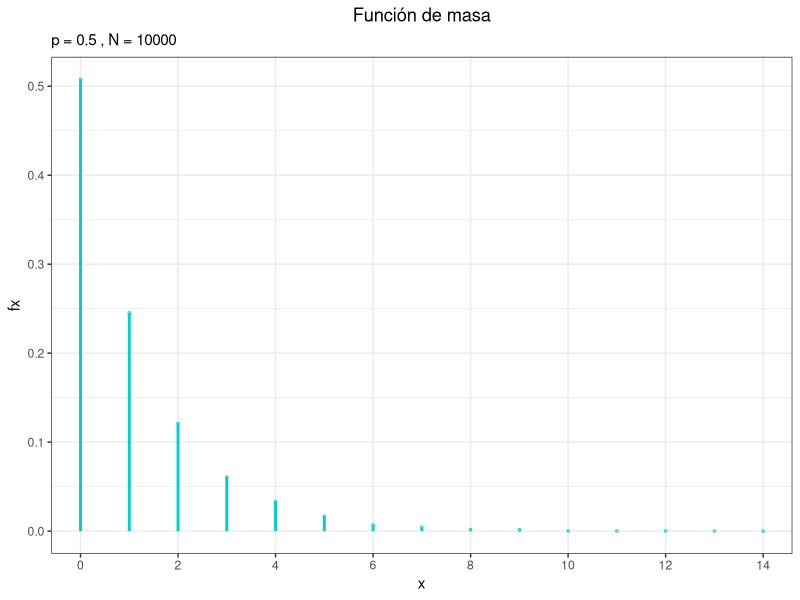
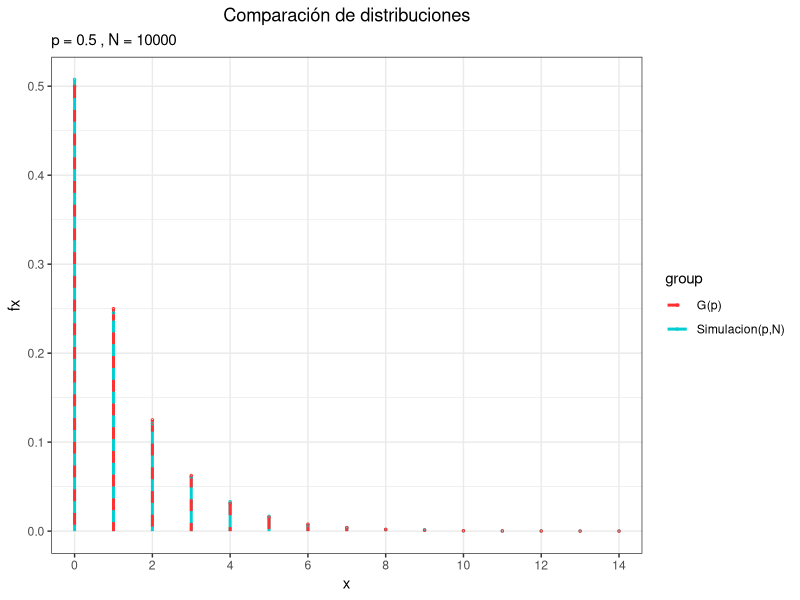
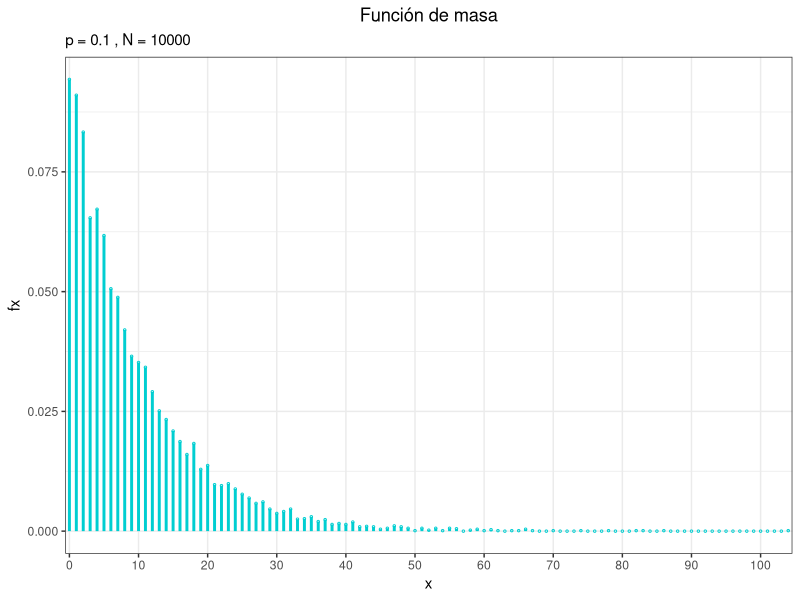
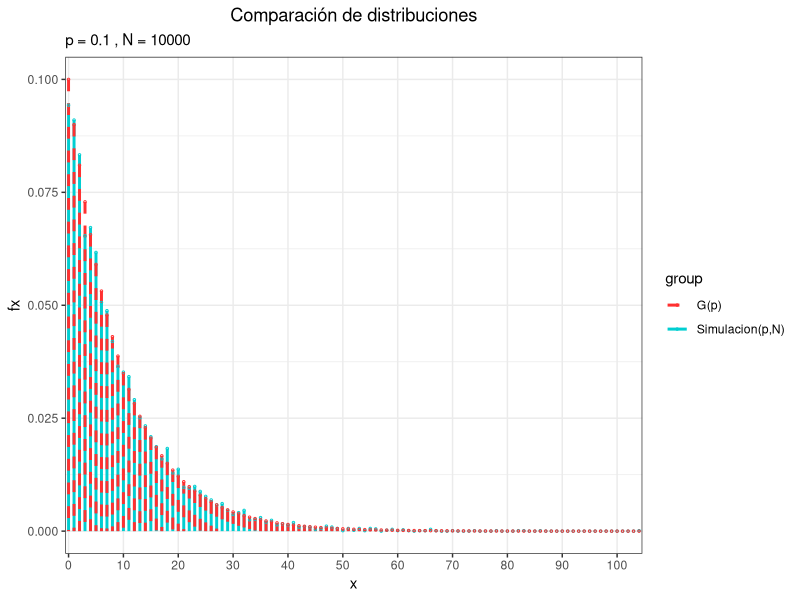
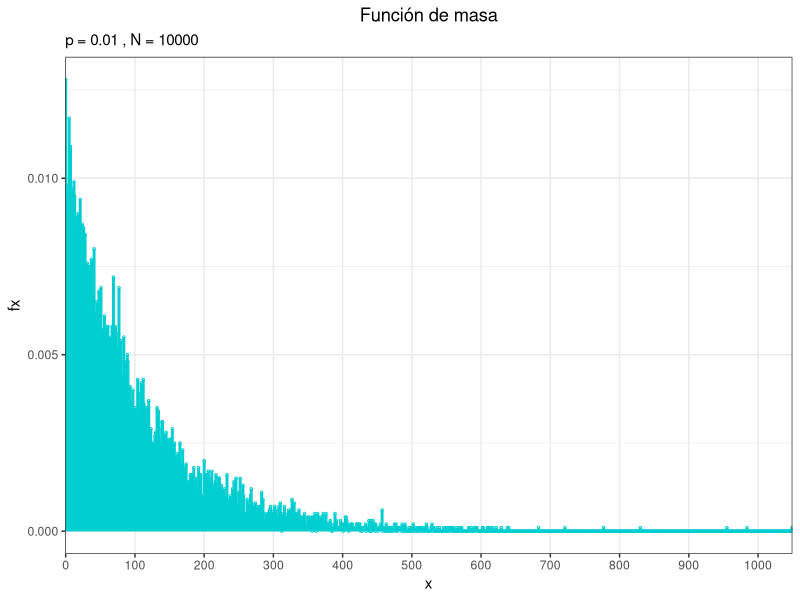
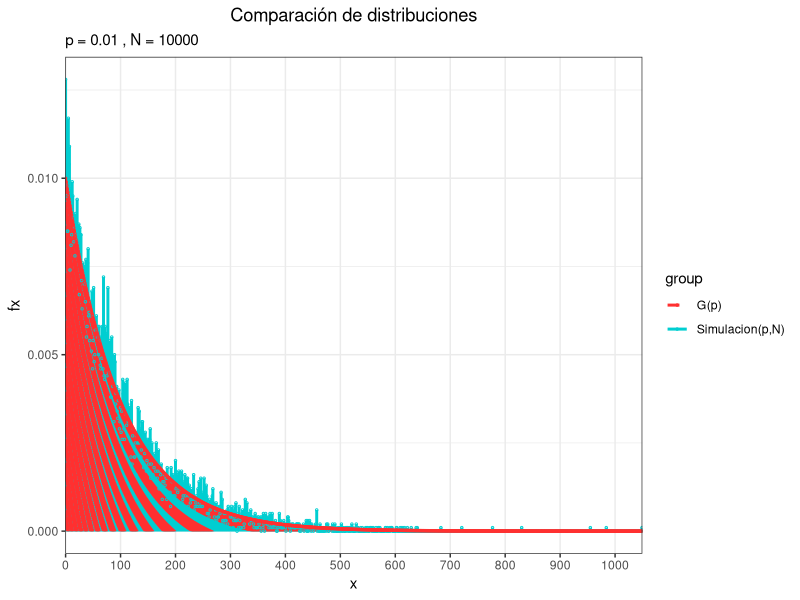
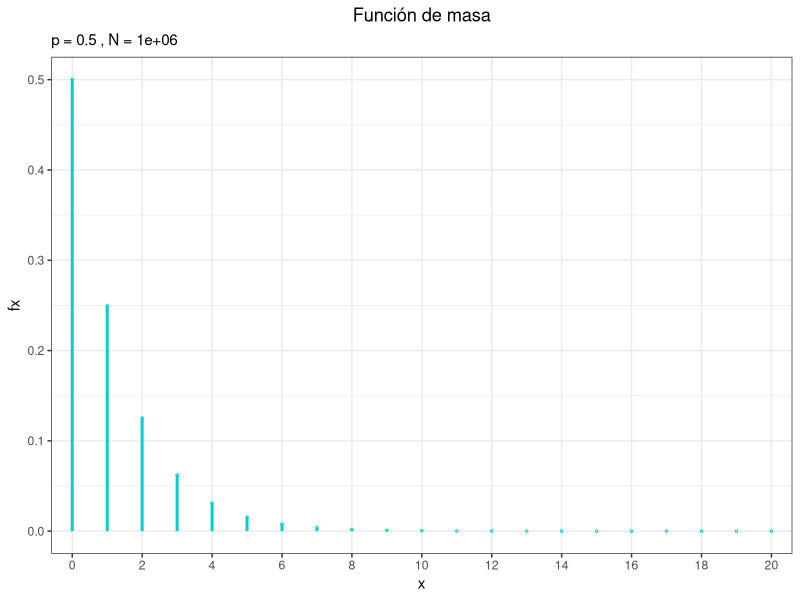
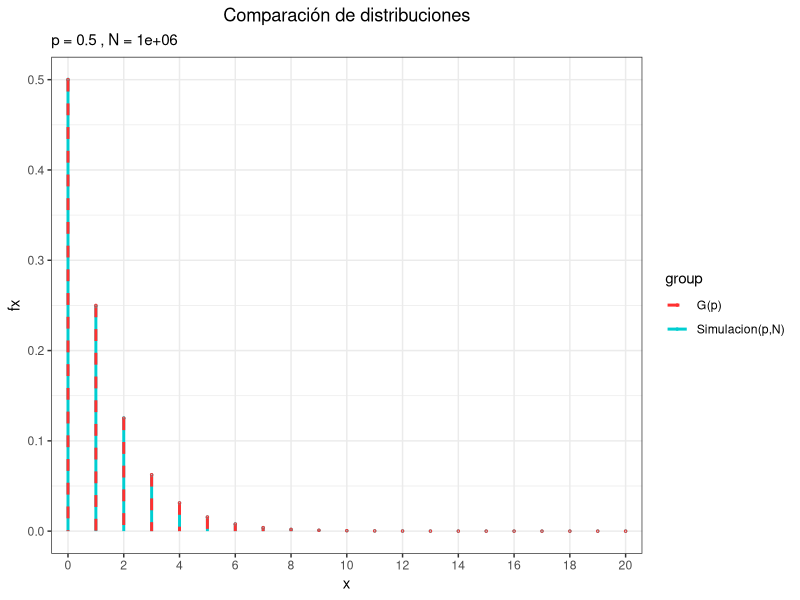

Write the R code that produced these figures, in order. (Note: a time limit stopped this script after it produced the figures.)
rm(list=ls())
library("ggplot2")
library(scales)

#Funcion que simula el lanzamiento de una moneda
lanzamiento <- function(p){
  resultado <- sample(c(0,1), size = 1, prob =c(1-p,p))
  return(resultado)
}

#Realiza lanzamientos hasta obtener un 1, regresa el numero de lanzamientos
experimento <- function(p){
  l_fallidos <-0
  while(lanzamiento(p) != 1) {
    l_fallidos <- l_fallidos + 1
  }
  return (l_fallidos)
}

#Funcion que repite la funcion experimento(p) N veces
#Regresa un vector con el numero de lanzamientos por cada simulacion
simula_lanzamientos <- function(p,N) {
  return(replicate(N, experimento(p)))
}

#Grafica la funcion de densidad de una distribucion
grafica_densidad <- function(dproba) {
  grafica <- ggplot(dproba, aes(x=x, y=fx, xend = x, yend = 0)) +
    geom_segment(size=1, colour = "darkturquoise") +
    geom_point(size = .5, shape = 1, colour = "darkturquoise") +
    scale_x_discrete(breaks = pretty(0: nrow(dproba), n = 10)) +
    labs(title = "Función de masa") +
    theme_bw() +
    theme(plot.title = element_text(hjust = 0.5))
  return(grafica)
}

#Grafica la comparacion de dos distribuciones
grafica_comparacion <- function(dproba1, dproba2) {
  dproba12 <- rbind(dproba1, dproba2)
  grafica <- ggplot(dproba12, aes(x=x, y=fx, xend = x, yend = 0,
                                  group=group, col=group, fill=group, linetype = group)) +
    scale_linetype_manual(values=c(2,1)) +
    scale_colour_manual(values=c("firebrick1", "darkturquoise")) +
    geom_segment(size=1) +
    geom_point(size = .5, shape = 1) +
    scale_x_discrete(breaks = pretty(0: nrow(dproba1), n = 10)) +
    labs(title = "Comparación de distribuciones") +
    theme_bw() +
    theme(plot.title = element_text(hjust = 0.5))
  return(grafica)
}


#Simula una VA geometrica, p es el parametro de G(p)
#N es el numero de repeticiones
simular_experimento <- function(p,N){
  print(paste("Simulación de Geom(p) con parámetros p =", p, ", N =",N ))
  simulacion <- replicate(N, experimento(p))
  print(paste("La media es:", mean(simulacion)))
  print(paste("La desviación estándar es:", sd(simulacion)))
  t_contingencias <- table(factor(simulacion, levels = 0:max(simulacion)))
  t_prop <- prop.table(t_contingencias)
  d_simulacion <- as.data.frame(t_prop)
  x <- 0:max(simulacion)
  d_geom <- data.frame(x, dgeom(x,p))
  names(d_simulacion) <- c("x","fx")
  names(d_geom) <- c("x","fx")
  d_simulacion$group <- "Simulacion(p,N)"
  d_geom$group <- "G(p)"
  gdensidad <- grafica_densidad(d_simulacion) +
    labs(subtitle = paste("p =", p, ", N =",N ))
  gcomparacion <- grafica_comparacion(d_simulacion, d_geom) +
    labs(subtitle = paste("p =", p, ", N =",N ))
  list(gdensidad,gcomparacion)
}

#Demostracion de la funcion simula_lanzamientos
p <- .3
N <- 30
set.seed(0)
simula_lanzamientos(p,N)

#Se establecen los parametros de cada simulacion
p <- .5
N <- 10^4
simular_experimento(p, N)

p <- .1
N <- 10^4
simular_experimento(p, N)

p <- .01
N <- 10^4
simular_experimento(p, N)

p <- .5
N <- 10^6
simular_experimento(p, N)

p <- .1
N <- 10^6
simular_experimento(p, N)

p <- .01
N <- 10^6
simular_experimento(p, N)
ok 
